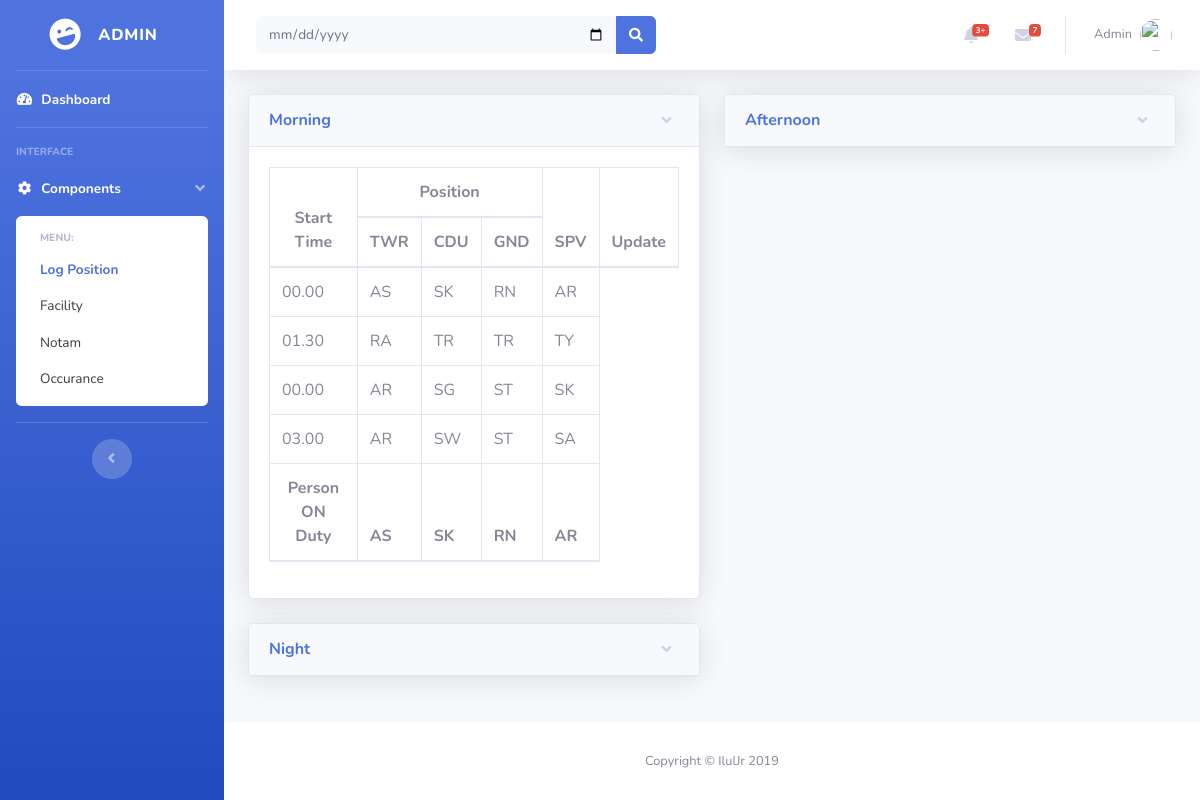
Screenshot of /admin/log_position.php with the database file from the repository.
### tables this page shows
CREATE TABLE `position` (
  `id_position` int(11) NOT NULL,
  `time` varchar(191) NOT NULL,
  `twr` varchar(191) NOT NULL,
  `cdu` varchar(191) NOT NULL,
  `gnd` varchar(191) NOT NULL,
  `spv` varchar(191) NOT NULL,
  `tanggal` date NOT NULL
);

CREATE TABLE `person_detail` (
  `id_person` int(11) NOT NULL,
  `ket_person` varchar(191) NOT NULL,
  `tanggal` date NOT NULL
);

### admin/log_position.php (the view, shortened to what this page needs)
<?php include '../template/slidebar_admin_position.php'; ?>
    <div id="content-wrapper" class="d-flex flex-column">
      <div id="content">
<?php include '../template/topbar.php'; ?>
        <div class="container-fluid">
 <div class="row">
 <div class="col-lg-6">
              <div class="card shadow mb-4">
                <a href="#collapseCardExample" class="d-block card-header py-3" data-toggle="collapse" role="button" aria-expanded="true" aria-controls="collapseCardExample">
                  <h6 class="m-0 font-weight-bold text-primary">Morning</h6>
                </a>
                <div class="collapse show" id="collapseCardExample">
                  <div class="card-body">
              <div class="table-responsive">
                <table class="table table-bordered" id="dataTable" width="100%" cellspacing="0">
                  <thead>
                    <tr>
                      <th style="text-align: center;"  rowspan="2">Start <br> Time</th>
                      <th style="text-align: center;"  colspan="3">Position</th>
                      <th style="text-align: center;" rowspan="2">SPV</th>
                      <th style="text-align: center;" rowspan="2" colspan="2">Update</th>
                    </tr>
                    <tr>
                      <th style="text-align: center;" >TWR</th>
                      <th style="text-align: center;" >CDU</th>
                      <th style="text-align: center;" >GND</th>
                    </tr>
                  </thead>
                  <tbody>
                      <?php
                      while ($row = mysqli_fetch_array($query))
                      {
                        echo '<tr>';
                        echo "<td>".$row['time']."</td>";
                        echo "<td>".$row['twr']."</td>";
                        echo "<td>".$row['cdu']."</td>";
                        echo "<td>".$row['gnd']."</td>";
                        echo "<td>".$row['spv']."</td>";
                  }?>
                  </tbody>
                  <thead>
                    <tr>
                      <th rowspan="3" style="text-align: center;">Person <br>ON Duty</th>
                    <?php
                      while ($row2 = mysqli_fetch_array($query2))
                      {
                        echo "<th>".$row2['ket_person']."</th>";
                  }?>
                  </thead>
                </table>
              </div>
            </div>
                </div>
              </div>
  </div>
 <div class="col-lg-6">
              <div class="card shadow mb-4">
                <a href="#collapseCardExample" class="d-block card-header py-3" data-toggle="collapse" role="button" aria-expanded="true" aria-controls="collapseCardExample">
                  <h6 class="m-0 font-weight-bold text-primary">Afternoon</h6>
                </a>
              </div>
  </div>
 <div class="col-lg-6">
              <div class="card shadow mb-4">
                <a href="#collapseCardExample" class="d-block card-header py-3" data-toggle="collapse" role="button" aria-expanded="true" aria-controls="collapseCardExample">
                  <h6 class="m-0 font-weight-bold text-primary">Night</h6>
                </a>
              </div>
  </div>
  </div>
        </div>
      </div>
<?php include '../template/footer_admin.php'; ?>

### template/slidebar_admin_position.php (shortened to what this page needs)
<?php
include "../config.php";
$conn = mysqli_connect($db_host, $db_user, $db_pass, $db_name);
if(isset($_GET['tanggal'])){
        $tgl = $_GET['tanggal'];
        $query = mysqli_query($conn,"select * from position where tanggal='$tgl'");
        $query2 = mysqli_query($conn,"select * from person_detail where tanggal='$tgl'");
      }else{
        $query = mysqli_query($conn,"select * from position");
        $query2 = mysqli_query($conn,"select * from person_detail");
      }
?>
<!DOCTYPE html>
<html lang="en">
<head>
  <link href="vendor/fontawesome-free/css/all.min.css" rel="stylesheet" type="text/css">
  <link href="css/sb-admin-2.min.css" rel="stylesheet">
</head>
<body id="page-top">
  <div id="wrapper">
    <ul class="navbar-nav bg-gradient-primary sidebar sidebar-dark accordion" id="accordionSidebar">
      <a class="sidebar-brand d-flex align-items-center justify-content-center" href="">
        <div class="sidebar-brand-icon rotate-n-15">
          <i class="fas fa-laugh-wink"></i>
        </div>
        <div class="sidebar-brand-text mx-3">ADMIN</div>
      </a>
      <hr class="sidebar-divider my-0">
      <li class="nav-item active">
        <a class="nav-link" href="index.php">
          <i class="fas fa-fw fa-tachometer-alt"></i>
          <span>Dashboard</span></a>
      </li>
      <hr class="sidebar-divider">
      <div class="sidebar-heading">
        Interface
      </div>
      <li class="nav-item active">
        <a class="nav-link" href="#" data-toggle="collapse" data-target="#collapseTwo" aria-expanded="true" aria-controls="collapseTwo">
          <i class="fas fa-fw fa-cog"></i>
          <span>Components</span>
        </a>
        <div id="collapseTwo" class="collapse show" aria-labelledby="headingTwo" data-parent="#accordionSidebar">
          <div class="bg-white py-2 collapse-inner rounded">
            <h6 class="collapse-header">Menu:</h6>
            <a class="collapse-item active" href="log_position.php">Log Position</a>
            <a class="collapse-item" href="facility.php">Facility</a>
            <a class="collapse-item" href="notam.php">Notam</a>
            <a class="collapse-item" href="occurance.php">Occurance</a>
          </div>
        </div>
      </li>
      <hr class="sidebar-divider d-none d-md-block">
      <div class="text-center d-none d-md-inline">
        <button class="rounded-circle border-0" id="sidebarToggle"></button>
      </div>
    </ul>

### template/topbar.php (shortened to what this page needs)
<nav class="navbar navbar-expand navbar-light bg-white topbar mb-4 static-top shadow">
  <form method="get" class="d-none d-sm-inline-block form-inline mr-auto ml-md-3 my-2 my-md-0 mw-100 navbar-search">
    <div class="input-group">
      <input type="date" name="tanggal" class="form-control bg-light border-0 small" placeholder="Pilih Tanggal" aria-label="Search" aria-describedby="basic-addon2">
      <div class="input-group-append">
        <button class="btn btn-primary" type="submit">
          <i class="fas fa-search fa-sm"></i>
        </button>
      </div>
    </div>
  </form>
  <ul class="navbar-nav ml-auto">
    <li class="nav-item dropdown no-arrow mx-1">
      <a class="nav-link dropdown-toggle" href="#" id="alertsDropdown" role="button" data-toggle="dropdown" aria-haspopup="true" aria-expanded="false">
        <i class="fas fa-bell fa-fw"></i>
        <span class="badge badge-danger badge-counter">3+</span>
      </a>
    </li>
    <li class="nav-item dropdown no-arrow mx-1">
      <a class="nav-link dropdown-toggle" href="#" id="messagesDropdown" role="button" data-toggle="dropdown" aria-haspopup="true" aria-expanded="false">
        <i class="fas fa-envelope fa-fw"></i>
        <span class="badge badge-danger badge-counter">7</span>
      </a>
    </li>
    <li class="nav-item dropdown no-arrow">
      <a class="nav-link dropdown-toggle" href="#" id="userDropdown" role="button" data-toggle="dropdown" aria-haspopup="true" aria-expanded="false">
        <span class="mr-2 d-none d-lg-inline text-gray-600 small">Admin</span>
        <img class="img-profile rounded-circle" src="https://vignette.wikia.nocookie.net/swordartonline/images/b/b0/Sinon_GGO.png/revision/latest?cb=20140727063131/60x60">
      </a>
    </li>
  </ul>
</nav>

### template/footer_admin.php (shortened to what this page needs)
      <footer class="sticky-footer bg-white">
        <div class="container my-auto">
          <div class="copyright text-center my-auto">
            <span>Copyright &copy; IlulJr 2019</span>
          </div>
        </div>
      </footer>
    </div>
  </div>
</body>
</html>

### rows the page displays
position: time "00.00", twr "AS", cdu "SK", gnd "RN", spv "AR"
position: time "01.30", twr "RA", cdu "TR", gnd "TR", spv "TY"
position: time "00.00", twr "AR", cdu "SG", gnd "ST", spv "SK"
position: time "03.00", twr "AR", cdu "SW", gnd "ST", spv "SA"
person_detail: ket_person "AS"
person_detail: ket_person "SK"
person_detail: ket_person "RN"
person_detail: ket_person "AR"
